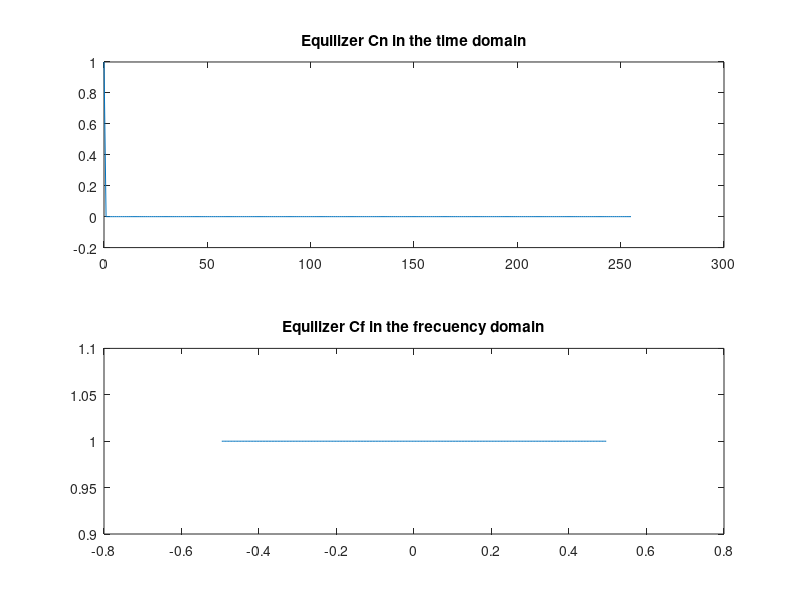
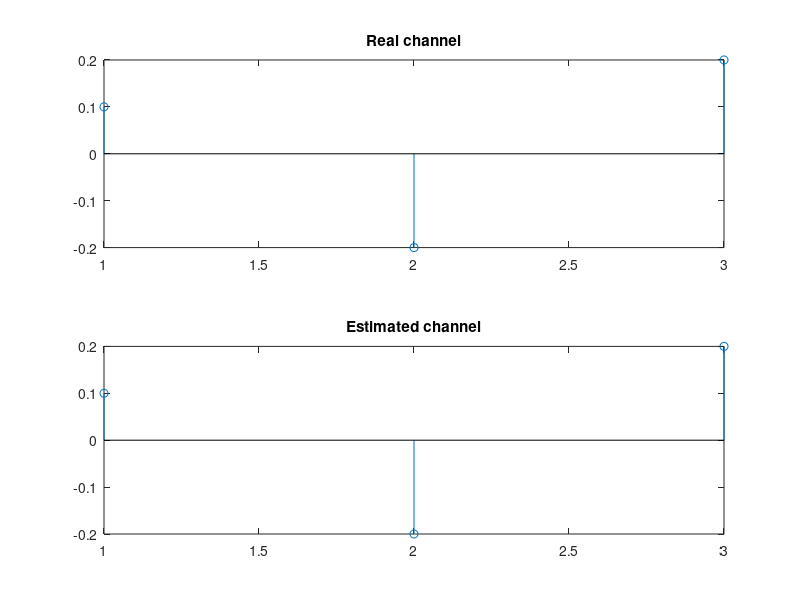
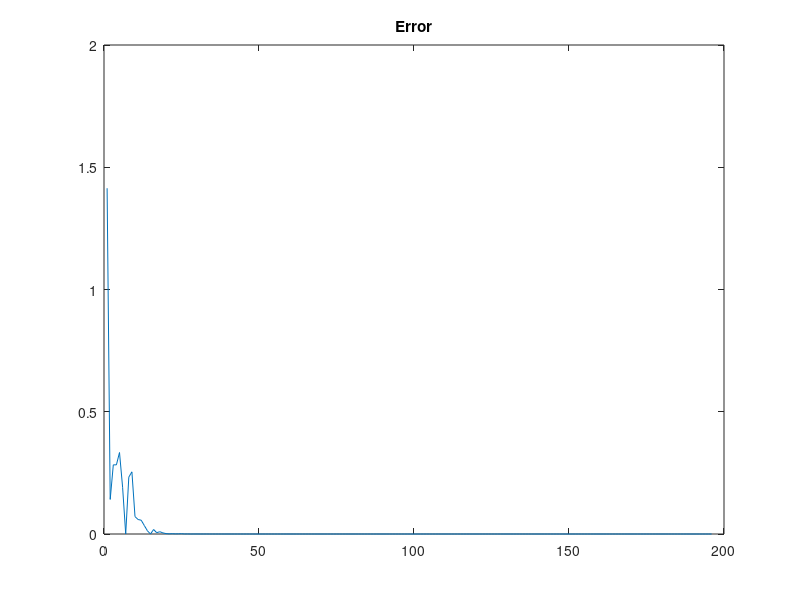

Reproduce these figures in MATLAB, in order.
###Do an adaptive filter 
clc
close all
clear all
####
#Option
only_real=false; #if I put true is only real binary sequence as input, false then imaginary binary sequence
plotting=true; #True means plot

xn=[0.1 -0.2 0.2]';     #My Channel
j=1;                #counter
n=180;               #Error Energy samples for average ¿¿¿How many samples???
C=3;                #length of my channel
L=3;                #length of my filter
wn=zeros(1,L)';       #My adaptive filter, my estimated channel
I=zeros(1,C)';       #assuming zero before the sample. 
max_num_iterations=100000;

targ_n=[zeros(9,1);1;0.5;1]; #Defining my target channel. 
f_split=256;        #number of divisions in frequency

if only_real
  e(1:n)=1;     #Initialize the vector for store the error
else
  e(1:n)=1+1i;
endif
err_energy=(1/n)*dot(e(1:length(e)),e(1:length(e)));#I initialize the energy error by 5 times the minimum
epsilon_er=1e-6;    #the minimum amount of energy.     ¿¿¿How do you pick this number???

#Loop
while (err_energy>epsilon_er && j!=max_num_iterations)

##Input generator: This just generate random binary numbers imaginary, eg. 1+j or -1-j
  if rand>0.5
    a=1;
  else
    a=-1;
  endif

  if only_real
    b=0;
  else
    if rand>0.5
      b=1i;
    else
      b=-1i;
    endif
  endif
  Ij=a+b;
  j=j+1;
  I=[Ij;I(1:length(I)-1)];
  testIj(j)=Ij;


##Filter adaptation
  ye=(conj(wn))'*I(1:L); #estimated output 
  #testye(j)=ye; #just for testing
  y=(conj(xn))'*I(1:C);  #real output
  #testy(j)=y;
  e(j+n-1)=y-ye;   #error in this iteration
  wn=wn+e(j+n-1)*conj(I)./(norm(I)^2); #adapting the filter
  err_energy=(1/n)*dot(e(length(e)-n+1:length(e)),e(length(e)-n+1:length(e)));#calculating the error energy in n samples
  #err_energy=e(length(e)-n:length(e))'*e(length(e)-n:length(e));#calculating the error energy in n samples
  #err_energy=(1/n)*err_energy;


##Equalizer
  if err_energy<epsilon_er
    wf=fft(wn);
    targ_f=targ_f=fftshift(fft(targ_n,f_split));  ###256 is assuming 128 samples
    wf=fftshift(fft(targ_n,f_split)); #the estimated channel in frequency
    cf=(targ_f./wf); #The equilizer in frequency
    cn=ifft(cf,f_split); #The equilizer in time domain
  endif

end
#End loop

### Plot rutine
if plotting
  figure(3)
  plot(abs(e(n:length(e))))
  title("Error");
  
  f=linspace((-1/2)+(1/f_split),(1/2)-(1/f_split),f_split);
  t=0:f_split-1;
  
  figure(1)
  subplot(2,1,1)
  plot(t,cn);
  title("Equilizer Cn in the time domain");

  subplot(2,1,2)
  plot(f,cf);
  title("Equilizer Cf in the frecuency domain");
  
  figure(2)
  subplot(2,1,1)
  stem(xn);
  title("Real channel");

  subplot(2,1,2)
  stem(wn);
  title("Estimated channel");
  
else
  disp("I am not ploting, change the value plotting to true")
endif

